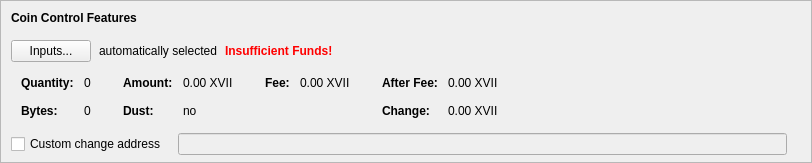
    <widget class="QFrame" name="frameCoinControl">
     <property name="sizePolicy">
      <sizepolicy hsizetype="Expanding" vsizetype="Expanding">
       <horstretch>0</horstretch>
       <verstretch>0</verstretch>
      </sizepolicy>
     </property>
     <property name="maximumSize">
      <size>
       <width>16777215</width>
       <height>16777215</height>
      </size>
     </property>
     <property name="frameShape">
      <enum>QFrame::StyledPanel</enum>
     </property>
     <property name="frameShadow">
      <enum>QFrame::Sunken</enum>
     </property>
     <layout class="QVBoxLayout" name="verticalLayoutCoinControl2">
      <property name="spacing">
       <number>0</number>
      </property>
      <property name="leftMargin">
       <number>0</number>
      </property>
      <property name="topMargin">
       <number>0</number>
      </property>
      <property name="rightMargin">
       <number>0</number>
      </property>
      <property name="bottomMargin">
       <number>6</number>
      </property>
      <item>
       <layout class="QVBoxLayout" name="verticalLayoutCoinControl" stretch="0,0,0,0,1">
        <property name="spacing">
         <number>0</number>
        </property>
        <property name="leftMargin">
         <number>10</number>
        </property>
        <property name="topMargin">
         <number>10</number>
        </property>
        <item>
         <layout class="QHBoxLayout" name="horizontalLayoutCoinControl1">
          <property name="bottomMargin">
           <number>15</number>
          </property>
          <item>
           <widget class="QLabel" name="labelCoinControlFeatures">
            <property name="sizePolicy">
             <sizepolicy hsizetype="Preferred" vsizetype="Maximum">
              <horstretch>0</horstretch>
              <verstretch>0</verstretch>
             </sizepolicy>
            </property>
            <property name="font">
             <font>
              <weight>75</weight>
              <bold>true</bold>
             </font>
            </property>
            <property name="styleSheet">
             <string notr="true">font-weight:bold;</string>
            </property>
            <property name="text">
             <string>Coin Control Features</string>
            </property>
           </widget>
          </item>
         </layout>
        </item>
        <item>
         <layout class="QHBoxLayout" name="horizontalLayoutCoinControl2" stretch="0,0,0,0">
          <property name="spacing">
           <number>8</number>
          </property>
          <property name="bottomMargin">
           <number>10</number>
          </property>
          <item>
           <widget class="QPushButton" name="pushButtonCoinControl">
            <property name="styleSheet">
             <string notr="true"/>
            </property>
            <property name="text">
             <string>Inputs...</string>
            </property>
            <property name="autoDefault">
             <bool>false</bool>
            </property>
           </widget>
          </item>
          <item>
           <widget class="QLabel" name="labelCoinControlAutomaticallySelected">
            <property name="text">
             <string>automatically selected</string>
            </property>
            <property name="margin">
             <number>5</number>
            </property>
           </widget>
          </item>
          <item>
           <widget class="QLabel" name="labelCoinControlInsuffFunds">
            <property name="palette">
             <palette>
              <active>
               <colorrole role="WindowText">
                <brush brushstyle="SolidPattern">
                 <color alpha="255">
                  <red>255</red>
                  <green>0</green>
                  <blue>0</blue>
                 </color>
                </brush>
               </colorrole>
               <colorrole role="Text">
                <brush brushstyle="SolidPattern">
                 <color alpha="255">
                  <red>255</red>
                  <green>0</green>
                  <blue>0</blue>
                 </color>
                </brush>
               </colorrole>
               <colorrole role="ButtonText">
                <brush brushstyle="SolidPattern">
                 <color alpha="255">
                  <red>255</red>
                  <green>0</green>
                  <blue>0</blue>
                 </color>
                </brush>
               </colorrole>
               <colorrole role="PlaceholderText">
                <brush brushstyle="SolidPattern">
                 <color alpha="128">
                  <red>170</red>
                  <green>255</green>
                  <blue>0</blue>
                 </color>
                </brush>
               </colorrole>
              </active>
              <inactive>
               <colorrole role="WindowText">
                <brush brushstyle="SolidPattern">
                 <color alpha="255">
                  <red>255</red>
                  <green>0</green>
                  <blue>0</blue>
                 </color>
                </brush>
               </colorrole>
               <colorrole role="Text">
                <brush brushstyle="SolidPattern">
                 <color alpha="255">
                  <red>255</red>
                  <green>0</green>
                  <blue>0</blue>
                 </color>
                </brush>
               </colorrole>
               <colorrole role="ButtonText">
                <brush brushstyle="SolidPattern">
                 <color alpha="255">
                  <red>255</red>
                  <green>0</green>
                  <blue>0</blue>
                 </color>
                </brush>
               </colorrole>
               <colorrole role="PlaceholderText">
                <brush brushstyle="SolidPattern">
                 <color alpha="128">
                  <red>170</red>
                  <green>255</green>
                  <blue>0</blue>
                 </color>
                </brush>
               </colorrole>
              </inactive>
              <disabled>
               <colorrole role="WindowText">
                <brush brushstyle="SolidPattern">
                 <color alpha="255">
                  <red>255</red>
                  <green>0</green>
                  <blue>0</blue>
                 </color>
                </brush>
               </colorrole>
               <colorrole role="Text">
                <brush brushstyle="SolidPattern">
                 <color alpha="255">
                  <red>255</red>
                  <green>0</green>
                  <blue>0</blue>
                 </color>
                </brush>
               </colorrole>
               <colorrole role="ButtonText">
                <brush brushstyle="SolidPattern">
                 <color alpha="255">
                  <red>255</red>
                  <green>0</green>
                  <blue>0</blue>
                 </color>
                </brush>
               </colorrole>
               <colorrole role="PlaceholderText">
                <brush brushstyle="SolidPattern">
                 <color alpha="128">
                  <red>255</red>
                  <green>0</green>
                  <blue>0</blue>
                 </color>
                </brush>
               </colorrole>
              </disabled>
             </palette>
            </property>
            <property name="font">
             <font>
              <weight>75</weight>
              <bold>true</bold>
             </font>
            </property>
            <property name="styleSheet">
             <string notr="true">color:red;font-weight:bold;</string>
            </property>
            <property name="text">
             <string>Insufficient Funds!</string>
            </property>
            <property name="margin">
             <number>5</number>
            </property>
           </widget>
          </item>
          <item>
           <spacer name="horizontalSpacerCoinControl">
            <property name="orientation">
             <enum>Qt::Horizontal</enum>
            </property>
            <property name="sizeHint" stdset="0">
             <size>
              <width>40</width>
              <height>1</height>
             </size>
            </property>
           </spacer>
          </item>
         </layout>
        </item>
        <item>
         <widget class="QWidget" name="widgetCoinControl" native="true">
          <property name="sizePolicy">
           <sizepolicy hsizetype="Preferred" vsizetype="Preferred">
            <horstretch>0</horstretch>
            <verstretch>0</verstretch>
           </sizepolicy>
          </property>
          <property name="minimumSize">
           <size>
            <width>0</width>
            <height>0</height>
           </size>
          </property>
          <property name="styleSheet">
           <string notr="true"/>
          </property>
          <layout class="QHBoxLayout" name="horizontalLayoutCoinControl5">
           <property name="leftMargin">
            <number>0</number>
           </property>
           <property name="topMargin">
            <number>0</number>
           </property>
           <property name="rightMargin">
            <number>0</number>
           </property>
           <property name="bottomMargin">
            <number>0</number>
           </property>
           <item>
            <layout class="QHBoxLayout" name="horizontalLayoutCoinControl3" stretch="0,0,0,1">
             <property name="spacing">
              <number>20</number>
             </property>
             <property name="topMargin">
              <number>0</number>
             </property>
             <property name="bottomMargin">
              <number>10</number>
             </property>
             <item>
              <layout class="QFormLayout" name="formLayoutCoinControl1">
               <property name="horizontalSpacing">
                <number>10</number>
               </property>
               <property name="verticalSpacing">
                <number>14</number>
               </property>
               <property name="leftMargin">
                <number>10</number>
               </property>
               <property name="topMargin">
                <number>4</number>
               </property>
               <property name="rightMargin">
                <number>6</number>
               </property>
               <item row="0" column="0">
                <widget class="QLabel" name="labelCoinControlQuantityText">
                 <property name="font">
                  <font>
                   <weight>75</weight>
                   <bold>true</bold>
                  </font>
                 </property>
                 <property name="text">
                  <string>Quantity:</string>
                 </property>
                 <property name="margin">
                  <number>0</number>
                 </property>
                </widget>
               </item>
               <item row="0" column="1">
                <widget class="QLabel" name="labelCoinControlQuantity">
                 <property name="cursor">
                  <cursorShape>IBeamCursor</cursorShape>
                 </property>
                 <property name="contextMenuPolicy">
                  <enum>Qt::ActionsContextMenu</enum>
                 </property>
                 <property name="text">
                  <string notr="true">0</string>
                 </property>
                 <property name="margin">
                  <number>0</number>
                 </property>
                 <property name="textInteractionFlags">
                  <set>Qt::LinksAccessibleByMouse|Qt::TextSelectableByKeyboard|Qt::TextSelectableByMouse</set>
                 </property>
                </widget>
               </item>
               <item row="1" column="0">
                <widget class="QLabel" name="labelCoinControlBytesText">
                 <property name="font">
                  <font>
                   <weight>75</weight>
                   <bold>true</bold>
                  </font>
                 </property>
                 <property name="text">
                  <string>Bytes:</string>
                 </property>
                </widget>
               </item>
               <item row="1" column="1">
                <widget class="QLabel" name="labelCoinControlBytes">
                 <property name="cursor">
                  <cursorShape>IBeamCursor</cursorShape>
                 </property>
                 <property name="contextMenuPolicy">
                  <enum>Qt::ActionsContextMenu</enum>
                 </property>
                 <property name="text">
                  <string notr="true">0</string>
                 </property>
                 <property name="textInteractionFlags">
                  <set>Qt::LinksAccessibleByMouse|Qt::TextSelectableByKeyboard|Qt::TextSelectableByMouse</set>
                 </property>
                </widget>
               </item>
              </layout>
             </item>
             <item>
              <layout class="QFormLayout" name="formLayoutCoinControl2">
               <property name="horizontalSpacing">
                <number>10</number>
               </property>
               <property name="verticalSpacing">
                <number>14</number>
               </property>
               <property name="leftMargin">
                <number>6</number>
               </property>
               <property name="topMargin">
                <number>4</number>
               </property>
               <property name="rightMargin">
                <number>6</number>
               </property>
               <item row="0" column="0">
                <widget class="QLabel" name="labelCoinControlAmountText">
                 <property name="font">
                  <font>
                   <weight>75</weight>
                   <bold>true</bold>
                  </font>
                 </property>
                 <property name="text">
                  <string>Amount:</string>
                 </property>
                 <property name="margin">
                  <number>0</number>
                 </property>
                </widget>
               </item>
               <item row="0" column="1">
                <widget class="QLabel" name="labelCoinControlAmount">
                 <property name="cursor">
                  <cursorShape>IBeamCursor</cursorShape>
                 </property>
                 <property name="contextMenuPolicy">
                  <enum>Qt::ActionsContextMenu</enum>
                 </property>
                 <property name="text">
                  <string notr="true">0.00 XVII</string>
                 </property>
                 <property name="textInteractionFlags">
                  <set>Qt::LinksAccessibleByMouse|Qt::TextSelectableByKeyboard|Qt::TextSelectableByMouse</set>
                 </property>
                </widget>
               </item>
               <item row="1" column="0">
                <widget class="QLabel" name="labelCoinControlLowOutputText">
                 <property name="font">
                  <font>
                   <weight>75</weight>
                   <bold>true</bold>
                  </font>
                 </property>
                 <property name="text">
                  <string>Dust:</string>
                 </property>
                </widget>
               </item>
               <item row="1" column="1">
                <widget class="QLabel" name="labelCoinControlLowOutput">
                 <property name="cursor">
                  <cursorShape>IBeamCursor</cursorShape>
                 </property>
                 <property name="contextMenuPolicy">
                  <enum>Qt::ActionsContextMenu</enum>
                 </property>
                 <property name="text">
                  <string notr="true">no</string>
                 </property>
                 <property name="textInteractionFlags">
                  <set>Qt::LinksAccessibleByMouse|Qt::TextSelectableByKeyboard|Qt::TextSelectableByMouse</set>
                 </property>
                </widget>
               </item>
              </layout>
             </item>
             <item>
              <layout class="QFormLayout" name="formLayoutCoinControl3">
               <property name="horizontalSpacing">
                <number>10</number>
               </property>
               <property name="verticalSpacing">
                <number>14</number>
               </property>
               <property name="leftMargin">
                <number>6</number>
               </property>
               <property name="topMargin">
                <number>4</number>
               </property>
               <property name="rightMargin">
                <number>6</number>
               </property>
               <item row="0" column="0">
                <widget class="QLabel" name="labelCoinControlFeeText">
                 <property name="font">
                  <font>
                   <weight>75</weight>
                   <bold>true</bold>
                  </font>
                 </property>
                 <property name="text">
                  <string>Fee:</string>
                 </property>
                 <property name="margin">
                  <number>0</number>
                 </property>
                </widget>
               </item>
               <item row="0" column="1">
                <widget class="QLabel" name="labelCoinControlFee">
                 <property name="cursor">
                  <cursorShape>IBeamCursor</cursorShape>
                 </property>
                 <property name="contextMenuPolicy">
                  <enum>Qt::ActionsContextMenu</enum>
                 </property>
                 <property name="text">
                  <string notr="true">0.00 XVII</string>
                 </property>
                 <property name="textInteractionFlags">
                  <set>Qt::LinksAccessibleByMouse|Qt::TextSelectableByKeyboard|Qt::TextSelectableByMouse</set>
                 </property>
                </widget>
               </item>
              </layout>
             </item>
             <item>
              <layout class="QFormLayout" name="formLayoutCoinControl4">
               <property name="horizontalSpacing">
                <number>10</number>
               </property>
               <property name="verticalSpacing">
                <number>14</number>
               </property>
               <property name="leftMargin">
                <number>6</number>
               </property>
               <property name="topMargin">
                <number>4</number>
               </property>
               <property name="rightMargin">
                <number>6</number>
               </property>
               <item row="0" column="0">
                <widget class="QLabel" name="labelCoinControlAfterFeeText">
                 <property name="font">
                  <font>
                   <weight>75</weight>
                   <bold>true</bold>
                  </font>
                 </property>
                 <property name="text">
                  <string>After Fee:</string>
                 </property>
                 <property name="margin">
                  <number>0</number>
                 </property>
                </widget>
               </item>
               <item row="0" column="1">
                <widget class="QLabel" name="labelCoinControlAfterFee">
                 <property name="cursor">
                  <cursorShape>IBeamCursor</cursorShape>
                 </property>
                 <property name="contextMenuPolicy">
                  <enum>Qt::ActionsContextMenu</enum>
                 </property>
                 <property name="text">
                  <string notr="true">0.00 XVII</string>
                 </property>
                 <property name="textInteractionFlags">
                  <set>Qt::LinksAccessibleByMouse|Qt::TextSelectableByKeyboard|Qt::TextSelectableByMouse</set>
                 </property>
                </widget>
               </item>
               <item row="1" column="0">
                <widget class="QLabel" name="labelCoinControlChangeText">
                 <property name="font">
                  <font>
                   <weight>75</weight>
                   <bold>true</bold>
                  </font>
                 </property>
                 <property name="text">
                  <string>Change:</string>
                 </property>
                </widget>
               </item>
               <item row="1" column="1">
                <widget class="QLabel" name="labelCoinControlChange">
                 <property name="cursor">
                  <cursorShape>IBeamCursor</cursorShape>
                 </property>
                 <property name="contextMenuPolicy">
                  <enum>Qt::ActionsContextMenu</enum>
                 </property>
                 <property name="text">
                  <string notr="true">0.00 XVII</string>
                 </property>
                 <property name="textInteractionFlags">
                  <set>Qt::LinksAccessibleByMouse|Qt::TextSelectableByKeyboard|Qt::TextSelectableByMouse</set>
                 </property>
                </widget>
               </item>
              </layout>
             </item>
            </layout>
           </item>
          </layout>
         </widget>
        </item>
        <item>
         <layout class="QHBoxLayout" name="horizontalLayoutCoinControl4" stretch="0,0,0">
          <property name="spacing">
           <number>12</number>
          </property>
          <property name="sizeConstraint">
           <enum>QLayout::SetDefaultConstraint</enum>
          </property>
          <property name="topMargin">
           <number>5</number>
          </property>
          <property name="rightMargin">
           <number>5</number>
          </property>
          <item>
           <widget class="QCheckBox" name="checkBoxCoinControlChange">
            <property name="toolTip">
             <string>If this is activated, but the change address is empty or invalid, change will be sent to a newly generated address.</string>
            </property>
            <property name="text">
             <string>Custom change address</string>
            </property>
           </widget>
          </item>
          <item>
           <widget class="QValidatedLineEdit" name="lineEditCoinControlChange">
            <property name="enabled">
             <bool>false</bool>
            </property>
            <property name="sizePolicy">
             <sizepolicy hsizetype="Expanding" vsizetype="Fixed">
              <horstretch>0</horstretch>
              <verstretch>0</verstretch>
             </sizepolicy>
            </property>
           </widget>
          </item>
          <item>
           <widget class="QLabel" name="labelCoinControlChangeLabel">
            <property name="sizePolicy">
             <sizepolicy hsizetype="Preferred" vsizetype="Expanding">
              <horstretch>0</horstretch>
              <verstretch>0</verstretch>
             </sizepolicy>
            </property>
            <property name="minimumSize">
             <size>
              <width>0</width>
              <height>0</height>
             </size>
            </property>
            <property name="text">
             <string/>
            </property>
            <property name="margin">
             <number>3</number>
            </property>
           </widget>
          </item>
         </layout>
        </item>
        <item>
         <spacer name="verticalSpacerCoinControl">
          <property name="orientation">
           <enum>Qt::Vertical</enum>
          </property>
          <property name="sizeHint" stdset="0">
           <size>
            <width>800</width>
            <height>1</height>
           </size>
          </property>
         </spacer>
        </item>
       </layout>
      </item>
     </layout>
    </widget>
